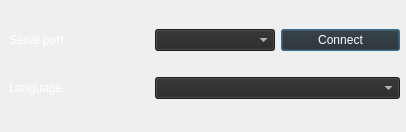
<?xml version="1.0" encoding="UTF-8"?>
<ui version="4.0">
 <class>SettingsWindow</class>
 <widget class="QDialog" name="SettingsWindow">
  <property name="geometry">
   <rect>
    <x>0</x>
    <y>0</y>
    <width>406</width>
    <height>132</height>
   </rect>
  </property>
  <property name="windowTitle">
   <string>Dialog</string>
  </property>
  <widget class="QWidget" name="verticalLayoutWidget">
   <property name="geometry">
    <rect>
     <x>9</x>
     <y>9</y>
     <width>391</width>
     <height>111</height>
    </rect>
   </property>
   <layout class="QVBoxLayout" name="verticalLayout">
    <item>
     <layout class="QHBoxLayout" name="horizontalLayout">
      <item>
       <widget class="QLabel" name="label_2">
        <property name="sizePolicy">
         <sizepolicy hsizetype="Preferred" vsizetype="Preferred">
          <horstretch>0</horstretch>
          <verstretch>0</verstretch>
         </sizepolicy>
        </property>
        <property name="minimumSize">
         <size>
          <width>140</width>
          <height>0</height>
         </size>
        </property>
        <property name="maximumSize">
         <size>
          <width>140</width>
          <height>16777215</height>
         </size>
        </property>
        <property name="styleSheet">
         <string notr="true">color : rgb(255,255,255);</string>
        </property>
        <property name="text">
         <string>Serial port</string>
        </property>
       </widget>
      </item>
      <item>
       <widget class="QComboBox" name="cmbPorts">
        <property name="styleSheet">
         <string notr="true">color : rgb(255,255,255);
background-color: rgb(39, 39, 39);</string>
        </property>
       </widget>
      </item>
      <item>
       <widget class="QPushButton" name="portOpenButton">
        <property name="styleSheet">
         <string notr="true">color : rgb(255,255,255);
background-color: rgb(39, 39, 39);</string>
        </property>
        <property name="text">
         <string>Connect</string>
        </property>
       </widget>
      </item>
     </layout>
    </item>
    <item>
     <layout class="QHBoxLayout" name="horizontalLayout_2">
      <item>
       <widget class="QLabel" name="label">
        <property name="minimumSize">
         <size>
          <width>140</width>
          <height>0</height>
         </size>
        </property>
        <property name="maximumSize">
         <size>
          <width>140</width>
          <height>16777215</height>
         </size>
        </property>
        <property name="styleSheet">
         <string notr="true">color : rgb(255,255,255);</string>
        </property>
        <property name="text">
         <string>Language</string>
        </property>
       </widget>
      </item>
      <item>
       <widget class="QComboBox" name="cmbLanguage">
        <property name="styleSheet">
         <string notr="true">color : rgb(255,255,255);
background-color: rgb(39, 39, 39);</string>
        </property>
       </widget>
      </item>
     </layout>
    </item>
   </layout>
  </widget>
 </widget>
 <resources/>
 <connections/>
</ui>
